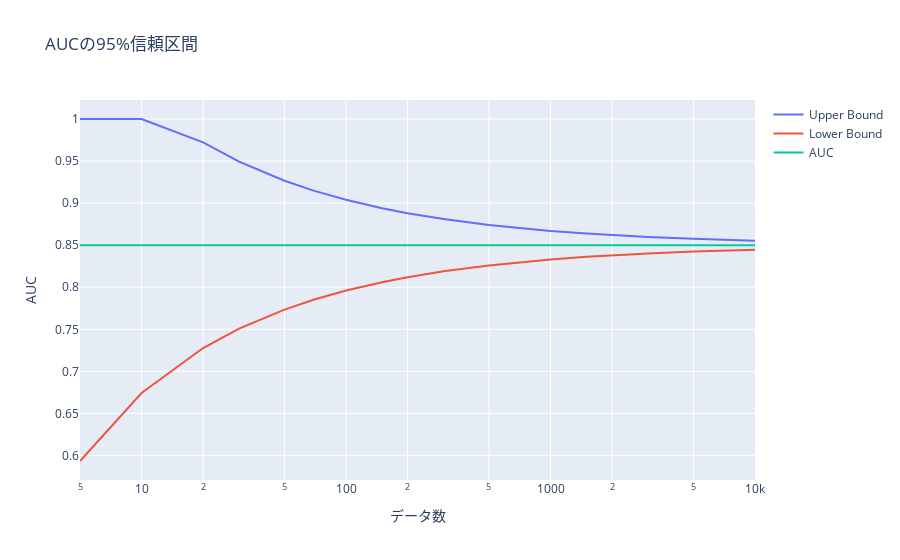

Notebook source saved alongside this figure:
### Code cell
df = make_df(0.85)
auc_95(df)

### Figure 1 — Plotly figure (JSON) as saved in the notebook; plotly's stock layout.template omitted (floating-point values rounded to 4 significant figures)
{"data": [{"mode": "lines", "name": "Upper Bound", "type": "scatter", "x": [5, 10, 20, 30, 50, 70, 100, 150, 200, 300, 500, 700, 1000, 1500, 2000, 3000, 5000, 10000], "y": [1, 1, 0.9723, 0.9493, 0.9265, 0.9146, 0.9039, 0.894, 0.8881, 0.8811, 0.8741, 0.8703, 0.867, 0.8639, 0.862, 0.8598, 0.8576, 0.8554]}, {"mode": "lines", "name": "Lower Bound", "type": "scatter", "x": [5, 10, 20, 30, 50, 70, 100, 150, 200, 300, 500, 700, 1000, 1500, 2000, 3000, 5000, 10000], "y": [0.5934, 0.6742, 0.7277, 0.7507, 0.7735, 0.7854, 0.7961, 0.806, 0.8119, 0.8189, 0.8259, 0.8297, 0.833, 0.8361, 0.838, 0.8402, 0.8424, 0.8446]}, {"mode": "lines", "name": "AUC", "type": "scatter", "x": [5, 10, 20, 30, 50, 70, 100, 150, 200, 300, 500, 700, 1000, 1500, 2000, 3000, 5000, 10000], "y": [0.85, 0.85, 0.85, 0.85, 0.85, 0.85, 0.85, 0.85, 0.85, 0.85, 0.85, 0.85, 0.85, 0.85, 0.85, 0.85, 0.85, 0.85]}], "layout": {"showlegend": true, "title": {"text": "AUCの95%信頼区間"}, "xaxis": {"title": {"text": "データ数"}, "type": "log"}, "yaxis": {"title": {"text": "AUC"}}}}
